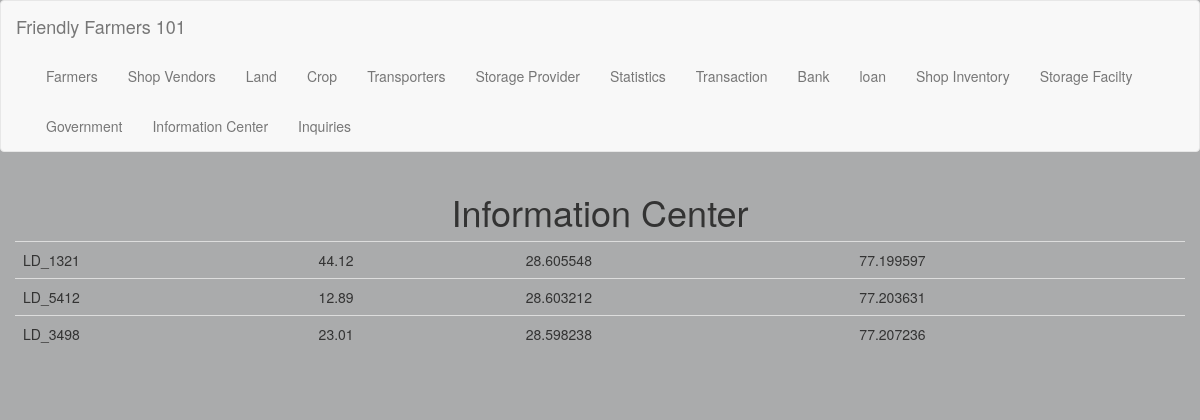
/info/Land, run on the app's committed database.
### tables this page shows
CREATE TABLE land
(
  lid               string not null,
  areaocc           decimal not null,
  lat               decimal not null,
  long              decimal not null,
  primary key ( lid )
);

### app/routes.py (the view)
@app.route('/info/<string:page>', methods=('GET', 'POST'))
def view_info(page):
    all_values = query_db("select * from {}".format(page))
    total_count = query_db("select COUNT(*) from {}".format(page))[0][0]
    print('--------------> Display info for:', page)
    print('--------------> Total values are:', all_values)
    print('--------------> Total data is:', total_count)
    return render_template('info.html', display= all_values, name_of_table= page)

### app/database.py (called while the page is built)
def get_db():
    db = getattr(g, '_database', None)
    if db is None:
        db = g._database = sqlite3.connect(current_app.config['DATABASE_PATH'])
    return db

def query_db(query, args=(), one=False):
    cur = get_db().execute(query, args)
    rv = cur.fetchall()
    cur.close()
    return (rv[0] if rv else None) if one else rv

### app/routes.py (called while the page is built)
@app.teardown_appcontext
def close_connection(exception):
    db = getattr(g, '_database', None)
    if db is not None:
        db.close()

@app.after_request
def add_header(response):
    response.headers['X-Content-Type-Options'] = 'nosniff'
    response.headers['X-Frame-Options'] = 'SAMEORIGIN'
    response.headers['X-XSS-Protection'] = '1; mode=block'
    response.headers['X-UA-Compatible'] = 'IE=Edge,chrome=1'
    response.headers['Cache-Control'] = 'public, max-age=600'
    return response

### app/templates/info.html (shortened to what this page needs)
{% extends "index.html" %}
{% from "_formhelpers.html" import render_field %}
{% block app_content %}
<h1 class="text-center">Information Center</h1>
<table class="table">
    <tbody>
    {% for exam in display %}
    <tr>
        {% if exam[0] %}
        <td>{{exam[0]}}</td>
        {% endif %}
        {% if exam[1] %}
        <td>{{exam[1]}}</td>
        {% endif %}
        {% if exam[2] %}
        <td>{{exam[2]}}</td>
        {% endif %}
        {% if exam[3] %}
        <td>{{exam[3]}}</td>
        {% endif %}
    </tr>
    {% endfor %}
    </tbody>
</table>
<br/>
{% endblock %}

### app/templates/index.html (style rules this page uses)
body { background-color: #f8f9fa !important; background-image: linear-gradient(#00000050, #00000050), url('https://images.unsplash.com/photo-1500937386664-56d1dfef3854?ixlib=rb-1.2.1&ixid=eyJhcHBfaWQiOjEyMDd9&auto=format&fit=crop&w=1800&q=80'); background-size: cover; }

### data on the page
land: lid "LD_1321", areaocc "44.12", lat "28.605548", long "77.199597"
land: lid "LD_5412", areaocc "12.89", lat "28.603212", long "77.203631"
land: lid "LD_3498", areaocc "23.01", lat "28.598238", long "77.207236"
